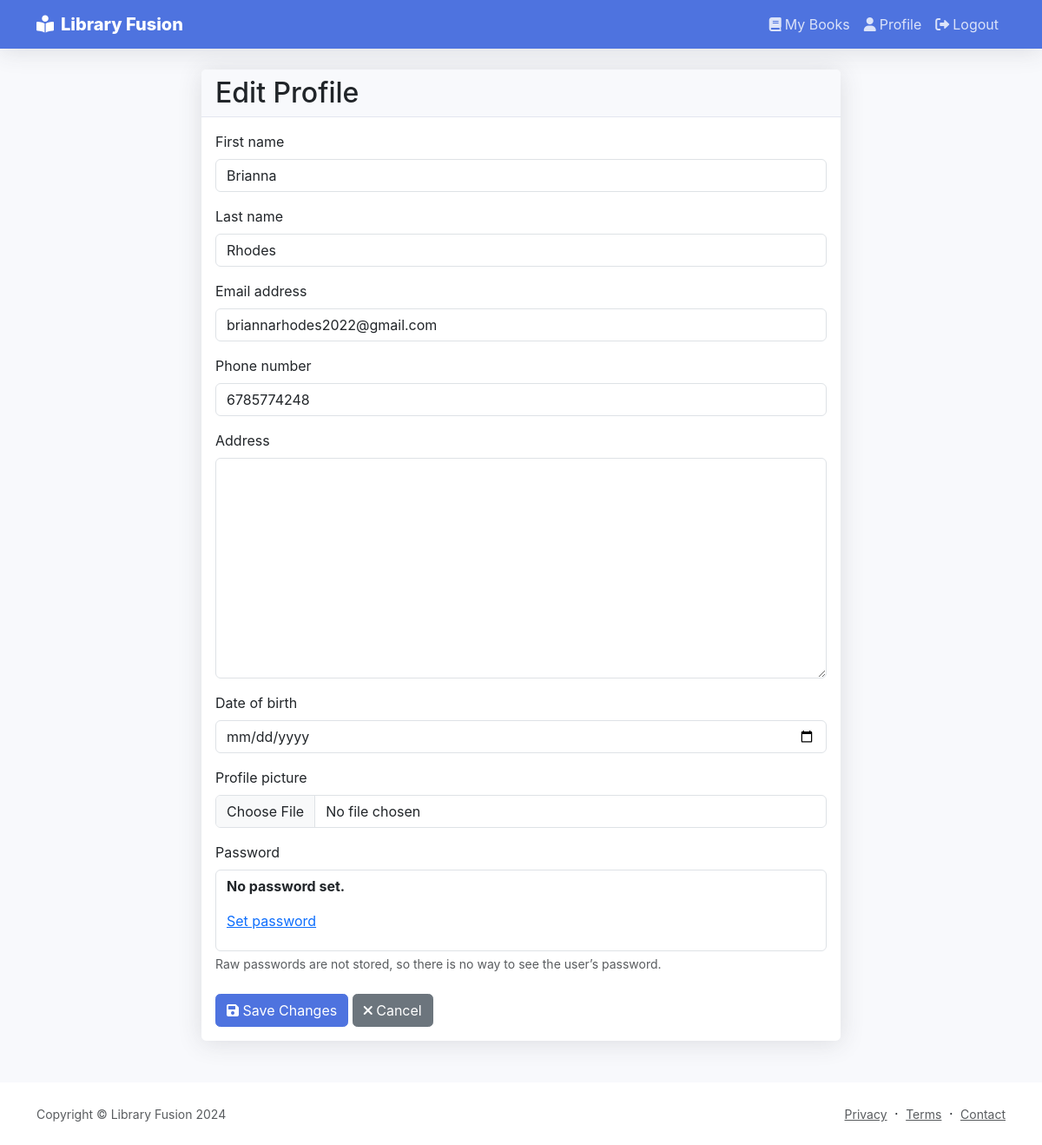
The app's page /account/profile/edit/ (signed in) with its own data.
### account/models.py (models this page shows, shortened)
class User(AbstractUser):
    ROLES = (
        ('STUDENT', 'Student'),
        ('LIBRARIAN', 'Librarian'),
        ('MANAGER', 'Manager'),
    )
    role = models.CharField(max_length=10, choices=ROLES, default='STUDENT')
    is_active = models.BooleanField(default=True)
    fine_balance = models.DecimalField(max_digits=10, decimal_places=2, default=0.00)
    phone_number = models.CharField(
        max_length=15,
        validators=[RegexValidator(r'^\+?1?\d{9,15}$')],
        blank=True,
        null=True
    )
    address = models.TextField(blank=True, null=True)
    date_of_birth = models.DateField(null=True, blank=True)
    profile_picture = models.ImageField(upload_to='profile_pictures/', blank=True, null=True)
    @property
    def is_librarian(self):
        return self.role == 'LIBRARIAN'
    @property
    def is_manager(self):
        return self.role == 'MANAGER'

### account/views.py (the view, shortened to what this page needs)
# urls.py: path('profile/edit/', views.ProfileUpdateView.as_view(), name='profile_edit'),
class ProfileUpdateView(LoginRequiredMixin, UpdateView):
    model = User
    form_class = UserProfileForm
    template_name = 'account/profile_edit.html'
    success_url = reverse_lazy('account:profile')
    def get_object(self):
        return self.request.user

### account/forms.py
class UserProfileForm(UserChangeForm):
    class Meta:
        model = User
        fields = ('first_name', 'last_name', 'email', 'phone_number', 'address', 'date_of_birth', 'profile_picture')
        widgets = {
            'date_of_birth': forms.DateInput(attrs={'type': 'date'}),
        }

### templates/account/profile_edit.html (shortened to what this page needs)
{% extends 'base.html' %}
{% load crispy_forms_tags %}
{% block content %}
<div class="container">
    <div class="row justify-content-center">
        <div class="col-md-8">
            <div class="card">
                <div class="card-header">
                    <h2 class="mb-0">Edit Profile</h2>
                </div>
                <div class="card-body">
                    <form method="post" enctype="multipart/form-data">
                        {{ form|crispy }}
                        <div class="mt-4">
                            <button type="submit" class="btn btn-primary">
                                <i class="fas fa-save"></i> Save Changes
                            </button>
                            <a href="{% url 'account:profile' %}" class="btn btn-secondary">
                                <i class="fas fa-times"></i> Cancel
                            </a>
                        </div>
                    </form>
                </div>
            </div>
        </div>
    </div>
</div>
{% endblock %}

### templates/base.html (style rules this page uses)
:root { --primary-color: #4e73df; --secondary-color: #858796; --success-color: #1cc88a; --info-color: #36b9cc; --warning-color: #f6c23e; --danger-color: #e74a3b; --light-color: #f8f9fc; --dark-color: #5a5c69; }
body { font-family: 'Nunito', -apple-system, BlinkMacSystemFont, "Segoe UI", Roboto, "Helvetica Neue", Arial, sans-serif; background-color: var(--light-color); }
.card { border: none; border-radius: 0.35rem; box-shadow: 0 0.15rem 1.75rem 0 rgba(58, 59, 69, 0.15); margin-bottom: 1.5rem; }
.card-header { background-color: #f8f9fc; border-bottom: 1px solid #e3e6f0; }
.btn { border-radius: 0.35rem; padding: 0.375rem 0.75rem; }
.btn-primary { background-color: var(--primary-color); border-color: var(--primary-color); }

### records on screen
User: first_name "Brianna", last_name "Rhodes", email "briannarhodes2022@gmail.com", phone_number "6785774248"
